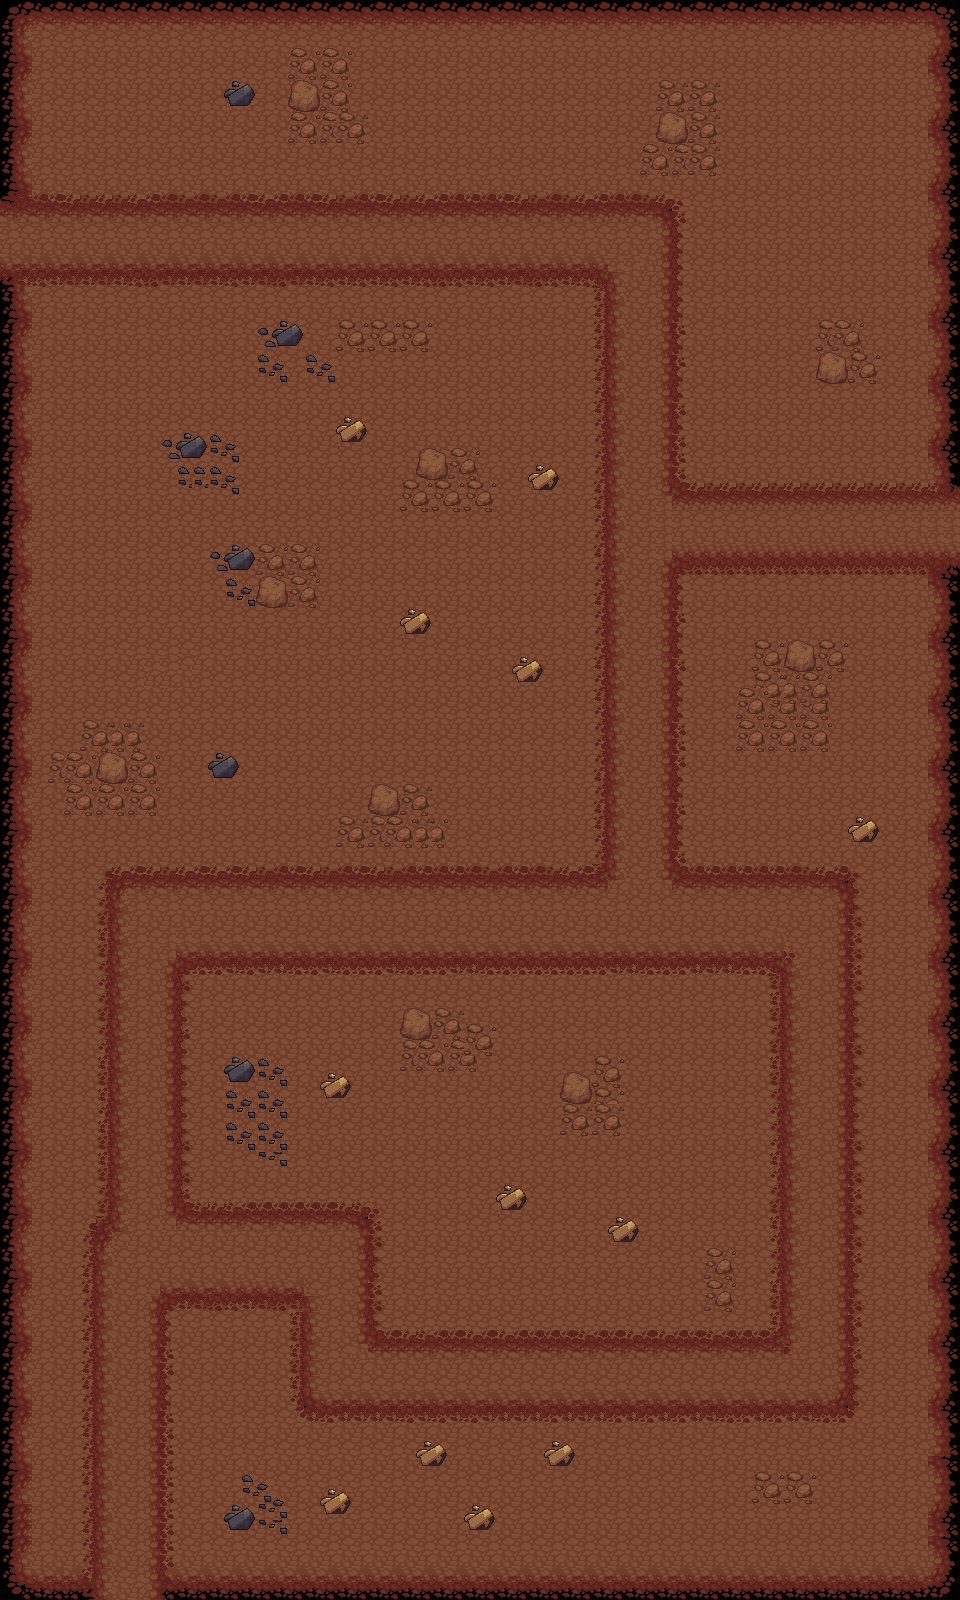

This game map was drawn from its Tiled (.tmx) file and the tilesets committed beside it. A one-line description and the trimmed map source follow:
An orthogonal 60x100 tile map with 16x16 px tiles, 4 tile layers (terrain, background, foreground, events), 3 tilesets.

<map version="1.0" orientation="orthogonal" renderorder="right-down" width="60" height="100" tilewidth="16" tileheight="16" nextobjectid="1">
 <tileset firstgid="1" name="tileset" tilewidth="16" tileheight="16" tilecount="5777">
  <image source="../../tileset.png" width="1744" height="848" />
 </tileset>
 <tileset firstgid="5778" name="terrain" tilewidth="16" tileheight="16" tilecount="4096">
  <image source="../../terrain.png" width="1024" height="1024" />
 </tileset>
 <tileset firstgid="9874" name="tileset-biome" tilewidth="16" tileheight="16" tilecount="9384">
  <image source="../../tileset-biome.png" width="2176" height="1104" />
 </tileset>
 <layer name="terrain" width="60" height="100">
  <data>[6000 cells, 6000 non-empty, 36 distinct tile ids]</data>
 </layer>
 <layer name="background" width="60" height="100">
  <data>[6000 cells, 899 non-empty, 37 distinct tile ids]</data>
 </layer>
 <layer name="foreground" width="60" height="100">
  <data>[6000 cells, 14 non-empty, 4 distinct tile ids]</data>
 </layer>
 <objectgroup name="collisionobjects" />
 <layer name="events" width="60" height="100">
  <data>[6000 cells, 0 non-empty, 0 distinct tile ids]</data>
 </layer>
</map>
